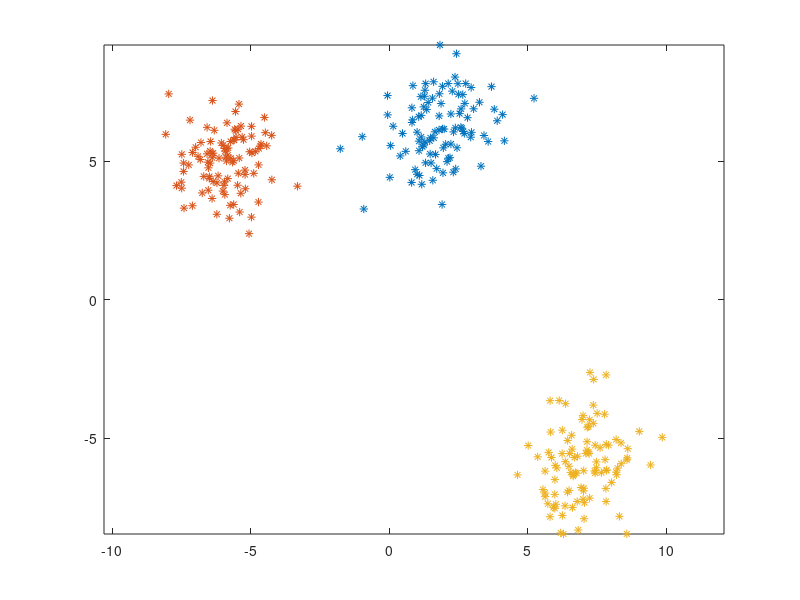

Recreate this plot in MATLAB.
w1 = [2,6];
w2 = [-6,5];
w3 = [7,-6];
sigma1 = [1.4,0.3;0.3,1.3];
sigma2 = [1.2,0;0,1];
sigma3 = [0.9,0.2;0.2,1.5];
% plot(w1(1),w1(2),'*');hold on;
% plot(w2(1),w2(2),'*');
% plot(w3(1),w3(2),'*');
num_sample =100;
sample1 = mvnrnd(w1,sigma1,num_sample);
sample2 = mvnrnd(w2,sigma2,num_sample);
sample3 = mvnrnd(w3,sigma3,num_sample);

plot(sample1(:,1),sample1(:,2),'*');hold on;
plot(sample2(:,1),sample2(:,2),'*');
plot(sample3(:,1),sample3(:,2),'*');
axis equal;
% for i=1:50
%     sample(i,1) = normrnd(w1(1), 1.5, m, n)
% end